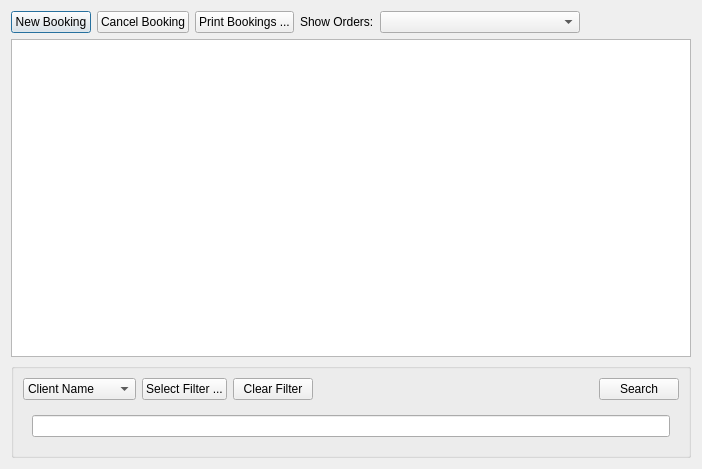
<?xml version="1.0" encoding="UTF-8"?>
<ui version="4.0">
 <class>BookingOrderBrowser</class>
 <widget class="QDialog" name="BookingOrderBrowser">
  <property name="geometry">
   <rect>
    <x>0</x>
    <y>0</y>
    <width>702</width>
    <height>469</height>
   </rect>
  </property>
  <property name="windowTitle">
   <string>Dialog</string>
  </property>
  <layout class="QVBoxLayout" name="verticalLayout">
   <item>
    <layout class="QGridLayout" name="gridLayout_2" rowstretch="0,1,0,0,0">
     <item row="0" column="0">
      <layout class="QHBoxLayout" name="horizontalLayout">
       <item>
        <widget class="QPushButton" name="btnNew">
         <property name="text">
          <string>New Booking</string>
         </property>
        </widget>
       </item>
       <item>
        <widget class="QPushButton" name="btnCancel">
         <property name="text">
          <string>Cancel Booking</string>
         </property>
        </widget>
       </item>
       <item>
        <widget class="QPushButton" name="btnPrint">
         <property name="text">
          <string>Print Bookings ...</string>
         </property>
        </widget>
       </item>
       <item>
        <widget class="QLabel" name="label">
         <property name="text">
          <string>Show Orders:</string>
         </property>
        </widget>
       </item>
       <item>
        <widget class="QComboBox" name="cbDateFilter">
         <property name="minimumSize">
          <size>
           <width>200</width>
           <height>0</height>
          </size>
         </property>
        </widget>
       </item>
       <item>
        <spacer name="horizontalSpacer">
         <property name="orientation">
          <enum>Qt::Horizontal</enum>
         </property>
         <property name="sizeHint" stdset="0">
          <size>
           <width>40</width>
           <height>20</height>
          </size>
         </property>
        </spacer>
       </item>
      </layout>
     </item>
     <item row="1" column="0">
      <widget class="QTreeWidget" name="twOrders">
       <property name="styleSheet">
        <string notr="true"/>
       </property>
       <property name="editTriggers">
        <set>QAbstractItemView::NoEditTriggers</set>
       </property>
       <property name="columnCount">
        <number>0</number>
       </property>
      </widget>
     </item>
     <item row="4" column="0">
      <widget class="QGroupBox" name="groupBox">
       <property name="title">
        <string/>
       </property>
       <layout class="QHBoxLayout" name="horizontalLayout_4">
        <item>
         <layout class="QGridLayout" name="gridLayout">
          <item row="0" column="5">
           <widget class="QPushButton" name="btnSearch">
            <property name="text">
             <string>Search</string>
            </property>
           </widget>
          </item>
          <item row="0" column="4">
           <widget class="QWidget" name="widget" native="true"/>
          </item>
          <item row="0" column="0">
           <widget class="QComboBox" name="cbFilter">
            <item>
             <property name="text">
              <string>Client Name</string>
             </property>
            </item>
            <item>
             <property name="text">
              <string>Order Title</string>
             </property>
            </item>
            <item>
             <property name="text">
              <string>Booking Period</string>
             </property>
            </item>
           </widget>
          </item>
          <item row="0" column="2">
           <widget class="QPushButton" name="btnClearFilter">
            <property name="text">
             <string>Clear Filter</string>
            </property>
           </widget>
          </item>
          <item row="0" column="1">
           <widget class="QPushButton" name="btnSelectFilter">
            <property name="text">
             <string>Select Filter ...</string>
            </property>
           </widget>
          </item>
          <item row="1" column="0" colspan="6">
           <widget class="QStackedWidget" name="swSearch">
            <property name="currentIndex">
             <number>0</number>
            </property>
            <widget class="QWidget" name="page">
             <layout class="QHBoxLayout" name="horizontalLayout_2">
              <item>
               <widget class="QLineEdit" name="edtFilter"/>
              </item>
             </layout>
            </widget>
            <widget class="QWidget" name="page_2">
             <layout class="QHBoxLayout" name="horizontalLayout_3">
              <item>
               <widget class="QComboBox" name="cbBookPeriod">
                <property name="minimumSize">
                 <size>
                  <width>200</width>
                  <height>0</height>
                 </size>
                </property>
                <item>
                 <property name="text">
                  <string>Last Month</string>
                 </property>
                </item>
                <item>
                 <property name="text">
                  <string>This Month</string>
                 </property>
                </item>
                <item>
                 <property name="text">
                  <string>Next Month</string>
                 </property>
                </item>
               </widget>
              </item>
              <item>
               <spacer name="horizontalSpacer_3">
                <property name="orientation">
                 <enum>Qt::Horizontal</enum>
                </property>
                <property name="sizeHint" stdset="0">
                 <size>
                  <width>40</width>
                  <height>20</height>
                 </size>
                </property>
               </spacer>
              </item>
             </layout>
            </widget>
           </widget>
          </item>
          <item row="0" column="3">
           <spacer name="horizontalSpacer_2">
            <property name="orientation">
             <enum>Qt::Horizontal</enum>
            </property>
            <property name="sizeHint" stdset="0">
             <size>
              <width>40</width>
              <height>20</height>
             </size>
            </property>
           </spacer>
          </item>
         </layout>
        </item>
       </layout>
      </widget>
     </item>
    </layout>
   </item>
  </layout>
 </widget>
 <resources/>
 <connections/>
</ui>
